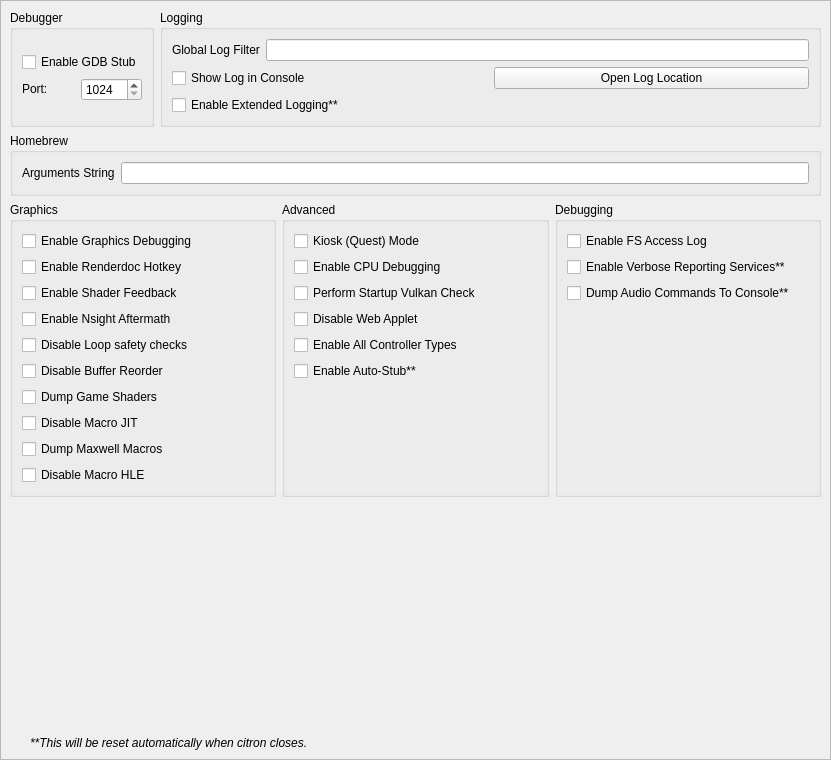
<?xml version="1.0" encoding="UTF-8"?>
<ui version="4.0">
 <class>ConfigureDebug</class>
 <widget class="QScrollArea" name="ConfigureDebug">
  <property name="geometry">
   <rect>
    <x>0</x>
    <y>0</y>
    <width>831</width>
    <height>760</height>
   </rect>
  </property>
  <property name="widgetResizable">
   <bool>true</bool>
  </property>
  <widget class="QWidget" name="widget">
   <property name="geometry">
    <rect>
     <x>0</x>
     <y>0</y>
     <width>842</width>
     <height>741</height>
    </rect>
   </property>
   <layout class="QVBoxLayout" name="verticalLayout_1">
    <item>
     <layout class="QHBoxLayout" name="horizontalLayout">
      <property name="topMargin">
       <number>0</number>
      </property>
      <item>
       <widget class="QGroupBox" name="groupBox">
        <property name="sizePolicy">
         <sizepolicy hsizetype="Preferred" vsizetype="Preferred">
          <horstretch>0</horstretch>
          <verstretch>0</verstretch>
         </sizepolicy>
        </property>
        <property name="title">
         <string>Debugger</string>
        </property>
        <property name="alignment">
         <set>Qt::AlignLeading|Qt::AlignLeft|Qt::AlignTop</set>
        </property>
        <property name="flat">
         <bool>false</bool>
        </property>
        <property name="checkable">
         <bool>false</bool>
        </property>
        <layout class="QVBoxLayout" name="verticalLayout_3">
         <item>
          <widget class="QWidget" name="debug_widget" native="true">
           <property name="sizePolicy">
            <sizepolicy hsizetype="Preferred" vsizetype="Maximum">
             <horstretch>0</horstretch>
             <verstretch>0</verstretch>
            </sizepolicy>
           </property>
           <layout class="QVBoxLayout" name="verticalLayout">
            <property name="sizeConstraint">
             <enum>QLayout::SetDefaultConstraint</enum>
            </property>
            <property name="leftMargin">
             <number>0</number>
            </property>
            <property name="topMargin">
             <number>0</number>
            </property>
            <property name="rightMargin">
             <number>0</number>
            </property>
            <property name="bottomMargin">
             <number>0</number>
            </property>
            <item>
             <widget class="QCheckBox" name="toggle_gdbstub">
              <property name="sizePolicy">
               <sizepolicy hsizetype="Maximum" vsizetype="Maximum">
                <horstretch>0</horstretch>
                <verstretch>0</verstretch>
               </sizepolicy>
              </property>
              <property name="text">
               <string>Enable GDB Stub</string>
              </property>
             </widget>
            </item>
            <item>
             <widget class="QWidget" name="horizontalWidget_3" native="true">
              <property name="sizePolicy">
               <sizepolicy hsizetype="Preferred" vsizetype="Maximum">
                <horstretch>0</horstretch>
                <verstretch>0</verstretch>
               </sizepolicy>
              </property>
              <layout class="QHBoxLayout" name="horizontalLayout_3">
               <property name="leftMargin">
                <number>0</number>
               </property>
               <property name="topMargin">
                <number>0</number>
               </property>
               <property name="rightMargin">
                <number>0</number>
               </property>
               <property name="bottomMargin">
                <number>0</number>
               </property>
               <item>
                <widget class="QLabel" name="label_11">
                 <property name="sizePolicy">
                  <sizepolicy hsizetype="Minimum" vsizetype="Maximum">
                   <horstretch>0</horstretch>
                   <verstretch>0</verstretch>
                  </sizepolicy>
                 </property>
                 <property name="text">
                  <string>Port:</string>
                 </property>
                </widget>
               </item>
               <item>
                <widget class="QSpinBox" name="gdbport_spinbox">
                 <property name="sizePolicy">
                  <sizepolicy hsizetype="Preferred" vsizetype="Maximum">
                   <horstretch>0</horstretch>
                   <verstretch>0</verstretch>
                  </sizepolicy>
                 </property>
                 <property name="minimum">
                  <number>1024</number>
                 </property>
                 <property name="maximum">
                  <number>65535</number>
                 </property>
                </widget>
               </item>
              </layout>
             </widget>
            </item>
           </layout>
          </widget>
         </item>
        </layout>
       </widget>
      </item>
      <item>
       <widget class="QGroupBox" name="groupBox_2">
        <property name="sizePolicy">
         <sizepolicy hsizetype="Expanding" vsizetype="Preferred">
          <horstretch>0</horstretch>
          <verstretch>0</verstretch>
         </sizepolicy>
        </property>
        <property name="title">
         <string>Logging</string>
        </property>
        <layout class="QGridLayout" name="gridLayout_1">
         <item row="1" column="1">
          <widget class="QPushButton" name="open_log_button">
           <property name="text">
            <string>Open Log Location</string>
           </property>
          </widget>
         </item>
         <item row="0" column="0" colspan="2">
          <widget class="QWidget" name="logging_widget" native="true">
           <property name="sizePolicy">
            <sizepolicy hsizetype="Preferred" vsizetype="Maximum">
             <horstretch>0</horstretch>
             <verstretch>0</verstretch>
            </sizepolicy>
           </property>
           <layout class="QHBoxLayout" name="horizontalLayout_1">
            <property name="leftMargin">
             <number>0</number>
            </property>
            <property name="topMargin">
             <number>0</number>
            </property>
            <property name="rightMargin">
             <number>0</number>
            </property>
            <property name="bottomMargin">
             <number>0</number>
            </property>
            <item>
             <widget class="QLabel" name="label_1">
              <property name="sizePolicy">
               <sizepolicy hsizetype="Preferred" vsizetype="Preferred">
                <horstretch>0</horstretch>
                <verstretch>0</verstretch>
               </sizepolicy>
              </property>
              <property name="text">
               <string>Global Log Filter</string>
              </property>
             </widget>
            </item>
            <item>
             <widget class="QLineEdit" name="log_filter_edit"/>
            </item>
           </layout>
          </widget>
         </item>
         <item row="2" column="0">
          <widget class="QCheckBox" name="extended_logging">
           <property name="enabled">
            <bool>true</bool>
           </property>
           <property name="toolTip">
            <string>When checked, the max size of the log increases from 100 MB to 1 GB</string>
           </property>
           <property name="text">
            <string>Enable Extended Logging**</string>
           </property>
          </widget>
         </item>
         <item row="1" column="0">
          <widget class="QCheckBox" name="toggle_console">
           <property name="text">
            <string>Show Log in Console</string>
           </property>
          </widget>
         </item>
        </layout>
       </widget>
      </item>
     </layout>
    </item>
    <item>
     <widget class="QGroupBox" name="groupBox_3">
      <property name="title">
       <string>Homebrew</string>
      </property>
      <layout class="QVBoxLayout" name="verticalLayout_5">
       <item>
        <layout class="QHBoxLayout" name="horizontalLayout_4">
         <item>
          <widget class="QLabel" name="label_3">
           <property name="text">
            <string>Arguments String</string>
           </property>
          </widget>
         </item>
         <item>
          <widget class="QLineEdit" name="homebrew_args_edit"/>
         </item>
        </layout>
       </item>
      </layout>
     </widget>
    </item>
    <item>
     <layout class="QHBoxLayout" name="horizontalLayout_2">
      <item>
       <widget class="QGroupBox" name="groupBox_4">
        <property name="title">
         <string>Graphics</string>
        </property>
        <layout class="QGridLayout" name="gridLayout_2">
         <item row="4" column="0">
          <widget class="QCheckBox" name="disable_loop_safety_checks">
           <property name="toolTip">
            <string>When checked, it executes shaders without loop logic changes</string>
           </property>
           <property name="text">
            <string>Disable Loop safety checks</string>
           </property>
          </widget>
         </item>
         <item row="8" column="0">
          <widget class="QCheckBox" name="dump_macros">
           <property name="enabled">
            <bool>true</bool>
           </property>
           <property name="toolTip">
            <string>When checked, it will dump all the macro programs of the GPU</string>
           </property>
           <property name="text">
            <string>Dump Maxwell Macros</string>
           </property>
          </widget>
         </item>
         <item row="3" column="0">
          <widget class="QCheckBox" name="enable_nsight_aftermath">
           <property name="toolTip">
            <string>When checked, it enables Nsight Aftermath crash dumps</string>
           </property>
           <property name="text">
            <string>Enable Nsight Aftermath</string>
           </property>
          </widget>
         </item>
         <item row="6" column="0">
          <widget class="QCheckBox" name="dump_shaders">
           <property name="enabled">
            <bool>true</bool>
           </property>
           <property name="toolTip">
            <string>When checked, it will dump all the original assembler shaders from the disk shader cache or game as found</string>
           </property>
           <property name="text">
            <string>Dump Game Shaders</string>
           </property>
          </widget>
         </item>
         <item row="1" column="0">
          <widget class="QCheckBox" name="enable_renderdoc_hotkey">
           <property name="text">
            <string>Enable Renderdoc Hotkey</string>
           </property>
          </widget>
         </item>
         <item row="7" column="0">
          <widget class="QCheckBox" name="disable_macro_jit">
           <property name="enabled">
            <bool>true</bool>
           </property>
           <property name="toolTip">
            <string>When checked, it disables the macro Just In Time compiler. Enabling this makes games run slower</string>
           </property>
           <property name="text">
            <string>Disable Macro JIT</string>
           </property>
          </widget>
         </item>
         <item row="9" column="0">
          <widget class="QCheckBox" name="disable_macro_hle">
           <property name="enabled">
            <bool>true</bool>
           </property>
           <property name="toolTip">
            <string>When checked, it disables the macro HLE functions. Enabling this makes games run slower</string>
           </property>
           <property name="text">
            <string>Disable Macro HLE</string>
           </property>
          </widget>
         </item>
         <item row="0" column="0">
          <widget class="QCheckBox" name="enable_graphics_debugging">
           <property name="enabled">
            <bool>true</bool>
           </property>
           <property name="toolTip">
            <string>When checked, the graphics API enters a slower debugging mode</string>
           </property>
           <property name="text">
            <string>Enable Graphics Debugging</string>
           </property>
          </widget>
         </item>
         <item row="10" column="0">
          <spacer name="verticalSpacer_5">
           <property name="orientation">
            <enum>Qt::Vertical</enum>
           </property>
           <property name="sizeType">
            <enum>QSizePolicy::Preferred</enum>
           </property>
           <property name="sizeHint" stdset="0">
            <size>
             <width>20</width>
             <height>0</height>
            </size>
           </property>
          </spacer>
         </item>
         <item row="2" column="0">
          <widget class="QCheckBox" name="enable_shader_feedback">
           <property name="toolTip">
            <string>When checked, citron will log statistics about the compiled pipeline cache</string>
           </property>
           <property name="text">
            <string>Enable Shader Feedback</string>
           </property>
          </widget>
         </item>
         <item row="5" column="0">
          <widget class="QCheckBox" name="disable_buffer_reorder">
           <property name="toolTip">
            <string>&lt;html&gt;&lt;head/&gt;&lt;body&gt;&lt;p&gt;When checked, disables reordering of mapped memory uploads which allows to associate uploads with specific draws. May reduce performance in some cases.&lt;/p&gt;&lt;/body&gt;&lt;/html&gt;</string>
           </property>
           <property name="text">
            <string>Disable Buffer Reorder</string>
           </property>
          </widget>
         </item>
        </layout>
       </widget>
      </item>
      <item>
       <widget class="QGroupBox" name="groupBox_6">
        <property name="title">
         <string>Advanced</string>
        </property>
        <layout class="QGridLayout" name="gridLayout_4">
         <item row="3" column="0">
          <widget class="QCheckBox" name="perform_vulkan_check">
           <property name="toolTip">
            <string>Enables citron to check for a working Vulkan environment when the program starts up. Disable this if this is causing issues with external programs seeing citron.</string>
           </property>
           <property name="text">
            <string>Perform Startup Vulkan Check</string>
           </property>
          </widget>
         </item>
         <item row="4" column="0">
          <widget class="QCheckBox" name="disable_web_applet">
           <property name="text">
            <string>Disable Web Applet</string>
           </property>
          </widget>
         </item>
         <item row="5" column="0">
          <widget class="QCheckBox" name="enable_all_controllers">
           <property name="text">
            <string>Enable All Controller Types</string>
           </property>
          </widget>
         </item>
         <item row="6" column="0">
          <widget class="QCheckBox" name="use_auto_stub">
           <property name="text">
            <string>Enable Auto-Stub**</string>
           </property>
          </widget>
         </item>
         <item row="0" column="0">
          <widget class="QCheckBox" name="quest_flag">
           <property name="text">
            <string>Kiosk (Quest) Mode</string>
           </property>
          </widget>
         </item>
         <item row="1" column="0">
          <widget class="QCheckBox" name="enable_cpu_debugging">
           <property name="text">
            <string>Enable CPU Debugging</string>
           </property>
          </widget>
         </item>
         <item row="7" column="0">
          <spacer name="verticalSpacer_4">
           <property name="orientation">
            <enum>Qt::Vertical</enum>
           </property>
           <property name="sizeType">
            <enum>QSizePolicy::Expanding</enum>
           </property>
           <property name="sizeHint" stdset="0">
            <size>
             <width>20</width>
             <height>0</height>
            </size>
           </property>
          </spacer>
         </item>
        </layout>
       </widget>
      </item>
      <item>
       <widget class="QGroupBox" name="groupBox_5">
        <property name="title">
         <string>Debugging</string>
        </property>
        <layout class="QGridLayout" name="gridLayout_3">
         <item row="0" column="0">
          <widget class="QCheckBox" name="fs_access_log">
           <property name="text">
            <string>Enable FS Access Log</string>
           </property>
          </widget>
         </item>
         <item row="3" column="0">
          <widget class="QCheckBox" name="dump_audio_commands">
           <property name="toolTip">
            <string>Enable this to output the latest generated audio command list to the console. Only affects games using the audio renderer.</string>
           </property>
           <property name="text">
            <string>Dump Audio Commands To Console**</string>
           </property>
          </widget>
         </item>
         <item row="2" column="0">
          <widget class="QCheckBox" name="reporting_services">
           <property name="text">
            <string>Enable Verbose Reporting Services**</string>
           </property>
          </widget>
         </item>
         <item row="5" column="0">
          <spacer name="verticalSpacer_3">
           <property name="orientation">
            <enum>Qt::Vertical</enum>
           </property>
           <property name="sizeType">
            <enum>QSizePolicy::Expanding</enum>
           </property>
           <property name="sizeHint" stdset="0">
            <size>
             <width>20</width>
             <height>0</height>
            </size>
           </property>
          </spacer>
         </item>
        </layout>
       </widget>
      </item>
     </layout>
    </item>
    <item>
     <spacer name="verticalSpacer">
      <property name="orientation">
       <enum>Qt::Vertical</enum>
      </property>
      <property name="sizeHint" stdset="0">
       <size>
        <width>20</width>
        <height>0</height>
       </size>
      </property>
     </spacer>
    </item>
    <item>
     <widget class="QLabel" name="label_5">
      <property name="sizePolicy">
       <sizepolicy hsizetype="Expanding" vsizetype="Preferred">
        <horstretch>0</horstretch>
        <verstretch>0</verstretch>
       </sizepolicy>
      </property>
      <property name="font">
       <font>
        <italic>true</italic>
       </font>
      </property>
      <property name="text">
       <string>**This will be reset automatically when citron closes.</string>
      </property>
      <property name="indent">
       <number>20</number>
      </property>
     </widget>
    </item>
   </layout>
  </widget>
 </widget>
 <tabstops>
  <tabstop>log_filter_edit</tabstop>
  <tabstop>toggle_console</tabstop>
  <tabstop>extended_logging</tabstop>
  <tabstop>open_log_button</tabstop>
  <tabstop>homebrew_args_edit</tabstop>
  <tabstop>enable_graphics_debugging</tabstop>
  <tabstop>enable_shader_feedback</tabstop>
  <tabstop>enable_nsight_aftermath</tabstop>
  <tabstop>fs_access_log</tabstop>
  <tabstop>reporting_services</tabstop>
  <tabstop>quest_flag</tabstop>
  <tabstop>enable_cpu_debugging</tabstop>
 </tabstops>
 <resources/>
 <connections/>
</ui>
